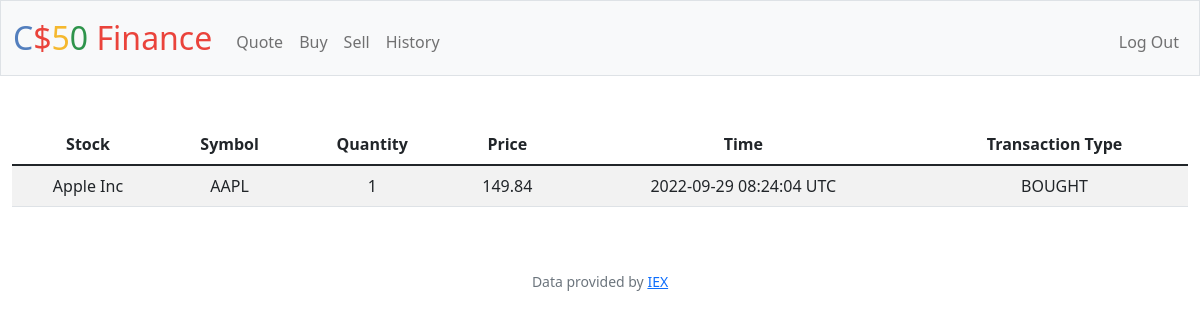
Page /history (signed in) on the earlier database version.
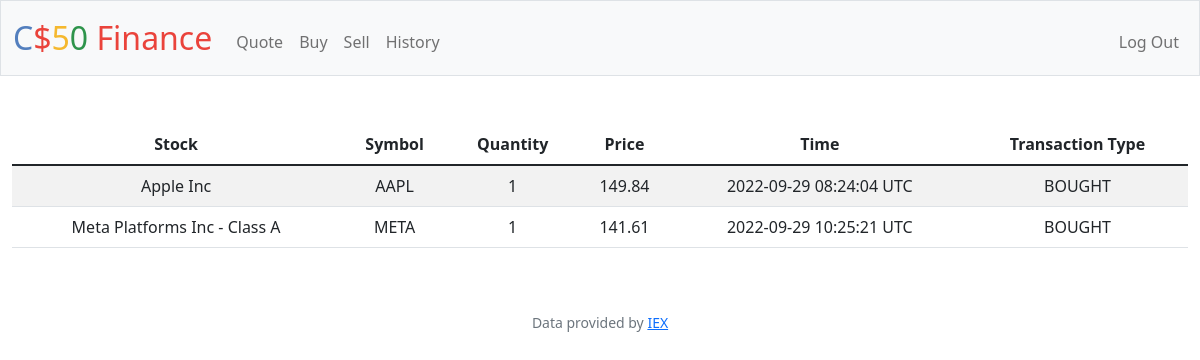
Same page on the later database version.
### tables this page shows
CREATE TABLE stocks_history (id INTEGER PRIMARY KEY AUTOINCREMENT NOT NULL, stock_name TEXT NOT NULL, stock_count INTEGER NOT NULL, time TEXT NOT NULL, user_id INT, stock_symbol TEXT NOT NULL, price INTEGER NOT NULL, transaction_type TEXT NOT NULL, FOREIGN KEY(user_id) REFERENCES users(id));

### app.py (the view)
@app.route("/history")
@login_required
def history():
    stock_history = db.execute("SELECT stock_name, stock_count, time, stock_symbol, price, transaction_type FROM stocks_history WHERE user_id = ?", session["user_id"])
    return render_template("history.html",stock_history = stock_history)

### app.py (called while the page is built)
@app.after_request
def after_request(response):
    response.headers["Cache-Control"] = "no-cache, no-store, must-revalidate"
    response.headers["Expires"] = 0
    response.headers["Pragma"] = "no-cache"
    return response

### helpers.py (called while the page is built)
def login_required(f):
    @wraps(f)
    def decorated_function(*args, **kwargs):
        if session.get("user_id") is None:
            return redirect("/login")
        return f(*args, **kwargs)
    return decorated_function

### templates/history.html (shortened to what this page needs)
{% extends "layout.html" %}
{% block main %}
        <div class="mb-3">
            <table class="table table-striped table-hover">
                <thead>
                    <tr>
                        <th>Stock</th>
                        <th>Symbol</th>
                        <th>Quantity</th>
                        <th>Price</th>
                        <th>Time</th>
                        <th>Transaction Type</th>
                    </tr>
                </thead>
                {% for stock in stock_history %}
                <tr>
                    <td>{{stock.stock_name}}</td>
                    <td>{{stock.stock_symbol}}</td>
                    <td>{{stock.stock_count}}</td>
                    <td>{{stock.price}}</td>
                    <td>{{stock.time}} UTC</td>
                    <td>{{stock.transaction_type}}</td>
                </tr>
                {% endfor %}
            </table>
        </div>
{% endblock %}

### templates/layout.html (shortened to what this page needs)
<!DOCTYPE html>
<html lang="en">
    <head>
        <link href="https://cdn.jsdelivr.net/npm/bootstrap@5.1.3/dist/css/bootstrap.min.css" rel="stylesheet">
        <link href="/static/styles.css" rel="stylesheet">
    </head>
    <body>
        <nav class="bg-light border navbar navbar-expand-md navbar-light">
            <div class="container-fluid">
                <a class="navbar-brand" href="/"><span class="blue">C</span><span class="red">$</span><span class="yellow">5</span><span class="green">0</span> <span class="red">Finance</span></a>
                <div class="collapse navbar-collapse" id="navbar">
                    {% if session["user_id"] %}
                        <ul class="navbar-nav me-auto mt-2">
                            <li class="nav-item"><a class="nav-link" href="/quote">Quote</a></li>
                            <li class="nav-item"><a class="nav-link" href="/buy">Buy</a></li>
                            <li class="nav-item"><a class="nav-link" href="/sell">Sell</a></li>
                            <li class="nav-item"><a class="nav-link" href="/history">History</a></li>
                        </ul>
                        <ul class="navbar-nav ms-auto mt-2">
                            <li class="nav-item"><a class="nav-link" href="/logout">Log Out</a></li>
                        </ul>
                    {% else %}
                        <ul class="navbar-nav ms-auto mt-2">
                            <li class="nav-item"><a class="nav-link" href="/register">Register</a></li>
                            <li class="nav-item"><a class="nav-link" href="/login">Log In</a></li>
                        </ul>
                    {% endif %}
                </div>
            </div>
        </nav>
        <main class="container-fluid py-5 text-center">
            {% block main %}{% endblock %}
        </main>
        <footer class="mb-5 small text-center text-muted">
            Data provided by <a href="https://iexcloud.io/">IEX</a>
        </footer>
    </body>
</html>

### static/styles.css (style rules this page uses)
nav .navbar-brand { font-size: xx-large; }
nav .navbar-brand .blue { color: #537fbe; }
nav .navbar-brand .red { color: #ea433b; }
nav .navbar-brand .yellow { color: #f5b82e; }
nav .navbar-brand .green { color: #2e944b; }

Differences in the rows shown:
added stocks_history: stock_name "Meta Platforms Inc - Class A", stock_symbol "META", stock_count "1", price "141.61", time "2022-09-29 10:25:21", transaction_type "BOUGHT"
